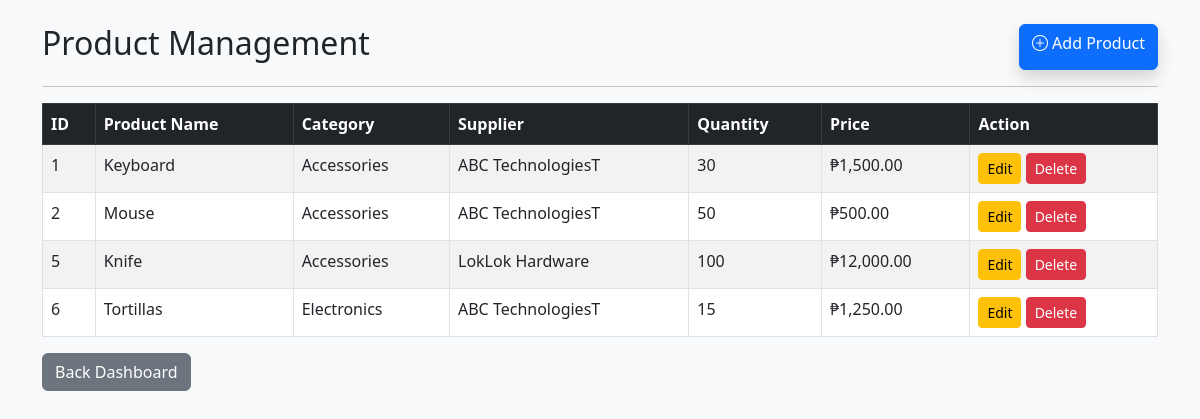
Before: /products.php (signed in) with the older database file.
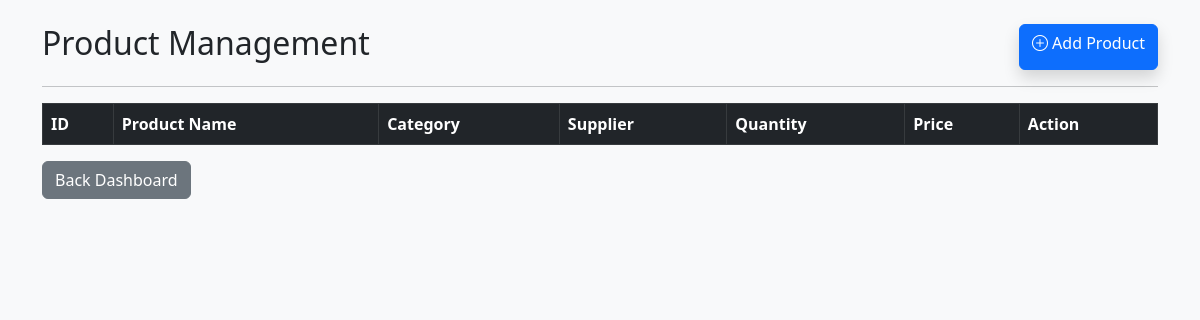
After: the same page with the newer database file.
### tables this page shows
CREATE TABLE `products` (
  `id` int(11) NOT NULL,
  `product_name` varchar(100) DEFAULT NULL,
  `category_id` int(11) DEFAULT NULL,
  `supplier_id` int(11) DEFAULT NULL,
  `quantity` int(11) DEFAULT 0,
  `price` decimal(10,2) DEFAULT NULL,
  `created_at` timestamp NOT NULL DEFAULT current_timestamp()
);

CREATE TABLE `categories` (
  `id` int(11) NOT NULL,
  `category_name` varchar(100) DEFAULT NULL
);

CREATE TABLE `suppliers` (
  `id` int(11) NOT NULL,
  `supplier_name` varchar(100) DEFAULT NULL,
  `contact` varchar(50) DEFAULT NULL,
  `email` varchar(100) DEFAULT NULL
);

### products.php (the view, shortened to what this page needs)
<?php
include "config/database.php";
$query = " SELECT  products.*, categories.category_name, suppliers.supplier_name
FROM products
LEFT JOIN categories
ON products.category_id = categories.id
LEFT JOIN suppliers
ON products.supplier_id = suppliers.id ";
$result = mysqli_query($conn,$query);
?>
<!DOCTYPE html>
<html>
<head>
<link rel="stylesheet" href="https://cdn.jsdelivr.net/npm/bootstrap-icons@1.11.3/font/bootstrap-icons.css">
<link href="https://cdn.jsdelivr.net/npm/bootstrap@5.3.0/dist/css/bootstrap.min.css" rel="stylesheet">
</head>
<body class="bg-light">
    <div class="container mt-4">
        <div class="d-flex justify-content-between">
            <h2> Product Management </h2>
                <a href="products/add_product.php" class="btn btn-primary shadow">
                    <i class="bi bi-plus-circle"></i> Add Product
                </a>
        </div>
            <hr>
<table class="table table-bordered table-striped">
    <thead class="table-dark">
        <tr>
            <th>ID</th>
            <th>Product Name</th>
            <th>Category</th>
            <th>Supplier</th>
            <th>Quantity</th>
            <th>Price</th>
            <th>Action</th>
        </tr>
    </thead>
<tbody>
<?php while($row=mysqli_fetch_assoc($result)){ ?>
        <tr>
            <td> <?php echo $row['id']; ?> </td>
            <td> <?php echo $row['product_name']; ?> </td>
            <td> <?php echo $row['category_name']; ?>   </td>
            <td> <?php echo $row['supplier_name']; ?> </td>
            <td> <?php echo $row['quantity']; ?> </td>
            <td> ₱<?php echo number_format($row['price'],2); ?> </td>
            <td> <a href="products/edit_product.php?id=<?php echo $row['id']; ?>" class="btn btn-warning btn-sm"> Edit </a>
                <a  href="products/delete_product.php?id=<?php echo $row['id']; ?>" class="btn btn-danger btn-sm" onclick="return confirm('Delete this product?')"> Delete </a> </td>
        </tr> <?php } ?>
    </tbody>
</table>
    <a href="dashboard.php" class="btn btn-secondary"> Back Dashboard </a>
</div>
</body>
</html>

Changed rows visible on the page:
removed products: id "1", product_name "Keyboard", category.category_name "Accessories", supplier.supplier_name "ABC TechnologiesT", quantity "30", price "1,500.00"
removed products: id "2", product_name "Mouse", category.category_name "Accessories", supplier.supplier_name "ABC TechnologiesT", quantity "50", price "500.00"
removed products: id "5", product_name "Knife", category.category_name "Accessories", supplier.supplier_name "LokLok Hardware", quantity "100", price "12,000.00"
removed products: id "6", product_name "Tortillas", category.category_name "Electronics", supplier.supplier_name "ABC TechnologiesT", quantity "15", price "1,250.00"
